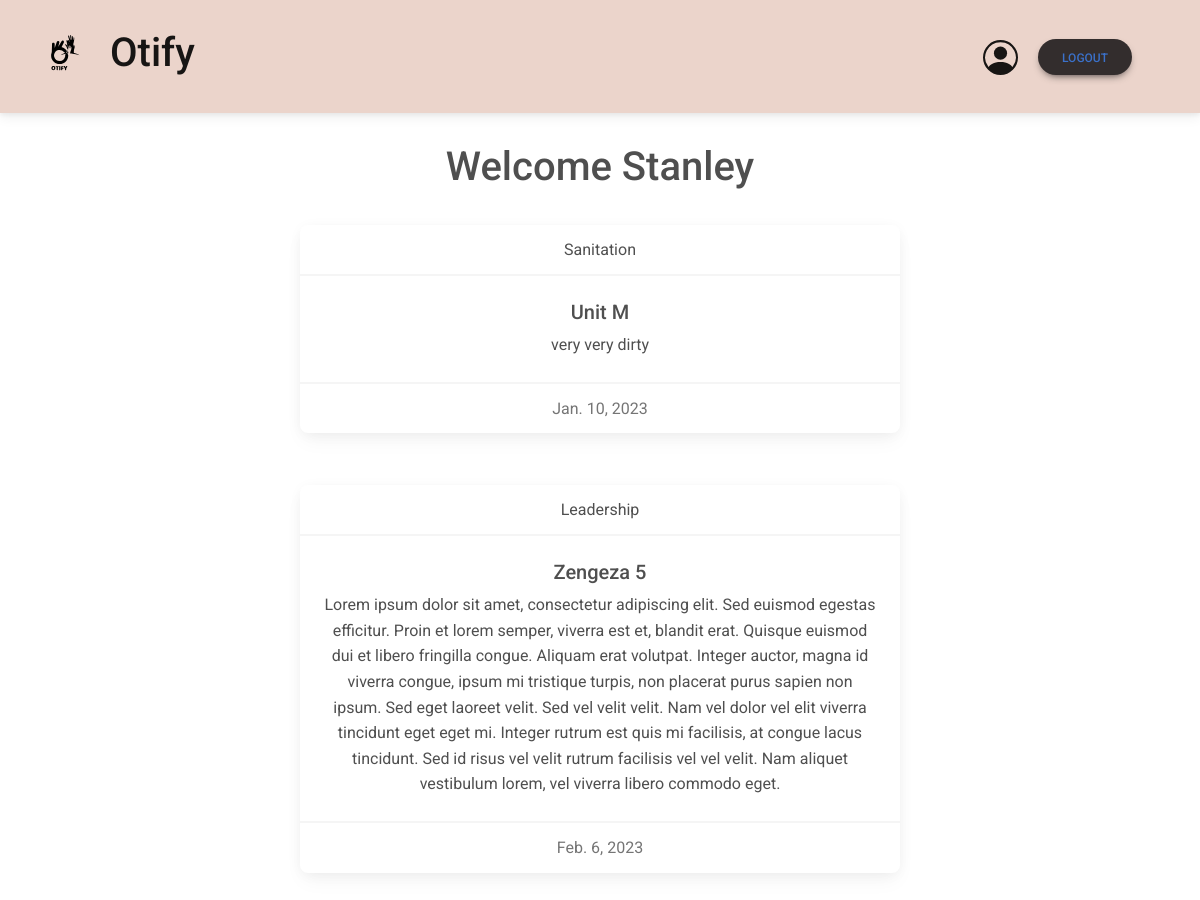
Screenshot of /staff (signed in) with the database file from the repository.
### Otify/models.py (models this page shows, shortened)
class Complaint(models.Model):
    category = models.ForeignKey(ComplainCategory, null=True, on_delete=models.CASCADE)
    date = models.DateField(auto_now=False, auto_now_add=False)
    description = models.TextField()
    region = models.ForeignKey(Region, null=True, on_delete=models.CASCADE)

class ComplainCategory(models.Model):
    category = models.CharField(max_length=50)
    def __str__(self):
        return self.category

class Region(models.Model):
    region = models.CharField(max_length=50)
    def __str__(self):
        return self.region

### Otify/views.py (the view)
# urls.py: path("staff", views.Staff, name='Staff'),
@login_required(login_url='Home')
def Staff(request):
    complain = Complaint.objects.all()
    return render(request, "Otify/staff.html", {'complain': complain})

### Otify/templates/Otify/staff.html
{% extends 'Otify/index.html' %}
{% load static %}
{% block status%}
    <a href="{% url 'logout' %}">logout</a>
{% endblock %}
{% block user_welc %}
    <h1> Welcome {{user}}</h1>
{% endblock %}
{% block body %}
{% for each in complain%}
<div class="card text-center w-50 mx-auto">
    <div class="card-header">
        {{each.category}}
    </div>
    <div class="card-body">
      <h5 class="card-title">{{each.region}}</h5>
      <p class="card-text">{{each.description}}</p>
    </div>
    <div class="card-footer text-muted">
        {{each.date}}
    </div>
  </div>
  <br><br>
{% endfor %}
{% endblock %}

### Otify/templates/Otify/index.html (shortened to what this page needs)
{% load static %}
<!DOCTYPE html>
<html lang="en">
  <head>
    <link href="https://cdn.jsdelivr.net/npm/bootstrap@5.2.3/dist/css/bootstrap.min.css" rel="stylesheet">
    <link
    href="https://cdnjs.cloudflare.com/ajax/libs/font-awesome/6.0.0/css/all.min.css"
    rel="stylesheet"
    />
    <link
    href="https://cdnjs.cloudflare.com/ajax/libs/mdb-ui-kit/6.0.1/mdb.min.css"
    rel="stylesheet"
    />
    <link rel="stylesheet" type="text/css" href="{% static 'Otify/styles.css' %}">
  </head>
  <body>
    <nav class="navbar" style="background-color: #EBD4CB;">
      <div class="container-fluid">
        <a class="navbar-brand" href="#">
          <img src="{% static 'Otify/media/OTIFY_adobe_express.svg' %}" width="54" height="50" class="d-inline-block align-text-top">
          <h1>Otify</h1>
        </a>
        <div class="navbar-brand">
        <button type="button" class="btn btn-dark btn-rounded">{% block status%}<a href="{% url 'Login' %}">Login</a>{% endblock %}</button>
    </nav>
    <div class="container">
      {% block user_welc %}{% endblock %}
      <br>
    </div>
    {% block body %}{% endblock %}
  </body>
</html>

### Otify/static/Otify/styles.css (style rules this page uses)
body { text-align: center; margin: 0; padding: 0; }
.container { margin-top: 30px; }
.navbar-brand { display: flex; padding: 20px; column-gap: 20px; }
.navbar-brand > h1 { text-align: center; }

### rows the page displays
Complaint: category "Sanitation", region "Unit M", description "very very dirty", date "Jan. 10, 2023"
Complaint: category "Leadership", region "Zengeza 5", description "Lorem ipsum dolor sit amet, consectetur adipiscing elit. Sed euismod egestas efficitur. Proin et lorem semper, viverra est et, blandit erat. Quisque euismod dui et libero fringilla congue. Aliquam erat volutpat. Integer auctor, magna id viverra congue, ipsum mi tristique turpis, non placerat purus sapien non ipsum. Sed eget laoreet velit. Sed vel velit velit. Nam vel dolor vel elit viverra tincidunt eget eget mi. Integer rutrum est quis mi facilisis, at congue lacus tincidunt. Sed id risus vel velit rutrum facilisis vel vel velit. Nam aliquet vestibulum lorem, vel viverra libero commodo eget.", date "Feb. 6, 2023"

### other values shown
{{ user }} "Stanley"
